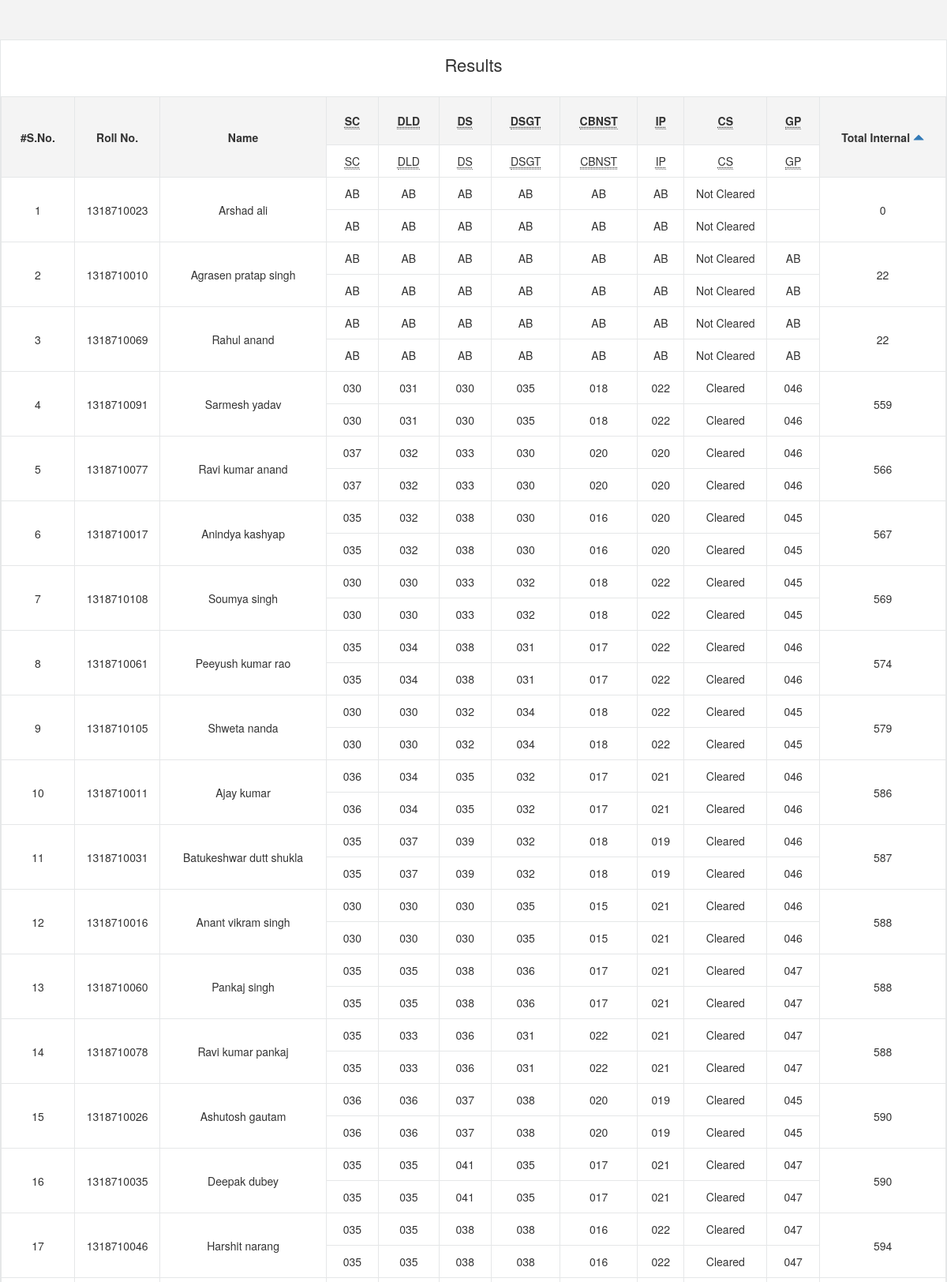
Page /result/internals/0 (upper part) on the committed database.
### result/models.py (models this page shows, shortened)
class Student(models.Model):
	image_url = models.CharField(max_length=50,blank=True) ##without base_addr
	name = models.CharField(max_length=50,blank=True)
	father_name = models.CharField(max_length=50,blank=True)
	roll_no = models.CharField(max_length=10,blank=True)
	student_status = models.CharField(max_length=50,blank=True)
	course_code = models.IntegerField()  ## extra table for mapping course_code -> course_name
	institution_code = models.IntegerField() ## mapping needed
	noe031i = models.CharField(max_length=3)
	noe031e = models.CharField(max_length=3)
	nec309i = models.CharField(max_length=3)
	nec309e = models.CharField(max_length=3)
	ncs301i = models.CharField(max_length=3)
	ncs301e = models.CharField(max_length=3)
	ncs302i = models.CharField(max_length=3)
	ncs302e = models.CharField(max_length=3)
	ncs303i = models.CharField(max_length=3)
	ncs303e = models.CharField(max_length=3)
	nhu301i = models.CharField(max_length=3)
	nhu301e = models.CharField(max_length=3)
	nhu402i = models.CharField(max_length=3)
	nhu402e = models.CharField(max_length=3)
	nas401i = models.CharField(max_length=3)
	nas401e = models.CharField(max_length=3)
	ncs401i = models.CharField(max_length=3)
	ncs401e = models.CharField(max_length=3)
	ncs402i = models.CharField(max_length=3)
	ncs402e = models.CharField(max_length=3)
	ncs403i = models.CharField(max_length=3)
	ncs403e = models.CharField(max_length=3)
	nec409i = models.CharField(max_length=3)
	nec409e = models.CharField(max_length=3)
	nec359pi = models.CharField(max_length=3)
	nec359pe = models.CharField(max_length=3)
	ncs351pi = models.CharField(max_length=3)
	ncs351pe = models.CharField(max_length=3)
	ncs353pi = models.CharField(max_length=3)
	ncs353pe = models.CharField(max_length=3)
	ncs355pi = models.CharField(max_length=3)
	ncs355pe = models.CharField(max_length=3)
	nec459pi = models.CharField(max_length=3)
	nec459pe = models.CharField(max_length=3)
	ncs451pi = models.CharField(max_length=3)
	ncs451pe = models.CharField(max_length=3)
	ncs453pi = models.CharField(max_length=3)
	ncs453pe = models.CharField(max_length=3)
	ncs455pi = models.CharField(max_length=3)
	ncs455pe = models.CharField(max_length=3)
	gp301 = models.CharField(max_length=3)
	gp401 = models.CharField(max_length=3)
	hvp = models.CharField(max_length=10)
	cs = models.CharField(max_length=10)
	result_status = models.CharField(max_length=200)
	cop = models.CharField(max_length=200,blank=True)
	total_internal_odd_sem = models.IntegerField(default=0)
	total_external_odd_sem = models.IntegerField(default=0)
	total_marks_odd_sem = models.IntegerField(default=0)
	total_internal_even_sem = models.IntegerField(default=0)
	total_external_even_sem = models.IntegerField(default=0)
	total_marks_even_sem = models.IntegerField(default=0)
	total_internal = models.IntegerField(default=0)
	total_external = models.IntegerField(default=0)
	total_marks = models.IntegerField(default=0)

### result/views.py (the view)
# urls.py: url(r'^internals/(?P<order>[0-9]+)$',views.by_internal_marks,name="internals"),
def by_internal_marks(request,order='1'):
	if order == '1':
		students = Student.objects.order_by('-total_internal')
	else:
		students = Student.objects.order_by('total_internal')
	return render(request,"result/by_internal_marks.html",{'students':students,'order':order})

### result/templates/result/by_internal_marks.html
{% extends 'result/base.html' %}
{% block content %}
<div class="wrapper">
			<p id="rslt">Results</p>
<table class="tbl">
	<tr id="first">
		<td rowspan="2"> #S.No. </td>
		<td rowspan="2">Roll No.</td>
		<td rowspan="2">Name</td>
		<td><abbr title="Soft Computing">SC</abbr></td>
		<td><abbr title="Digital Logic  Design">DLD</abbr></td>
		<td><abbr title="Data Structures Using C">DS</abbr></td>
		<td><abbr title="Discrete Structures and Graph Theory">DSGT</abbr></td>
		<td><abbr title="Computer Based Numerical Techniques">CBNST</abbr></td>
		<td><abbr title="Industrial Psychology">IP</abbr></td>
		<td><abbr title="Cyber Security">CS</abbr></td>
		<td><abbr title="General Proficiency">GP</abbr></td>
		<td rowspan="2">Total Internal {% if order == '1' %} <a href="{% url 'internals' '0' %}" ><span class="glyphicon glyphicon-triangle-bottom"></span> </a> {% else %} <a href="{% url 'internals' '1' %}"> <span class="glyphicon glyphicon-triangle-top"></span></a>{% endif %}</td>
	</tr>
	<tr>
			<td><abbr title="Soft Computing">SC</abbr></td>
		<td><abbr title="Digital Logic  Design">DLD</abbr></td>
		<td><abbr title="Data Structures Using C">DS</abbr></td>
		<td><abbr title="Discrete Structures and Graph Theory">DSGT</abbr></td>
		<td><abbr title="Computer Based Numerical Techniques">CBNST</abbr></td>
		<td><abbr title="Industrial Psychology">IP</abbr></td>
		<td><abbr title="Cyber Security">CS</abbr></td>
		<td><abbr title="General Proficiency">GP</abbr></td>
	</tr>
	{% for student in students%}
	<tr>
		<td rowspan="2">{{forloop.counter}}</td>
		<td rowspan="2">{{student.roll_no}}</td>
		<td rowspan="2">{{student.name.capitalize}}</td>
		<td>{{student.noe031i}}</td>
		<td>{{student.nec309i}}</td>
		<td>{{student.ncs301i}}</td>
		<td>{{student.ncs302i}}</td>
		<td>{{student.ncs303i}}</td>
		<td>{{student.nhu301i}}</td>
		<td>{{student.cs}}</td>
		<td>{{student.gp301}}</td>
		<td rowspan="2">{{student.total_internal}}</td>
</tr>
		<tr>
<td>{{student.noe031i}}</td>
		<td>{{student.nec309i}}</td>
		<td>{{student.ncs301i}}</td>
		<td>{{student.ncs302i}}</td>
		<td>{{student.ncs303i}}</td>
		<td>{{student.nhu301i}}</td>
		<td>{{student.cs}}</td>
		<td>{{student.gp301}}</td>
	</tr>
	{% endfor %}
</table>
</div>
{% endblock %}

### result/static/css/main.css (style rules this page uses)
body { font-size:14px; background-color:rgb(243,243,243); }
#rslt { padding-top:150px; font-weight:lighter; padding-top:10px; text-align:center; font-size:22px; padding:15px; }
.wrapper { border:1px solid rgb(229,231,232); width:100%; margin:auto; margin-top:50px; background-color:white; box-shadow:10px 10px 5px black text-align:center; }
.tbl { width:100%; border-collapse:collapse; }
tr:nth-child(1) { font-weight:650; background-color:rgb(244,244,244); }
tr:nth-child(1)>td { padding: 20px; text-align:center; }
.tbl td { border:1px solid rgb(229,231,232); text-align:center; padding:10px; }
a { text-decoration:none; }

### rows in the picture
Student: roll_no "1318710023", name "Arshad ali", noe031i "AB", nec309i "AB", ncs301i "AB", ncs302i "AB", ncs303i "AB", nhu301i "AB", cs "Not Cleared", total_internal "0"
Student: roll_no "1318710010", name "Agrasen pratap singh", noe031i "AB", nec309i "AB", ncs301i "AB", ncs302i "AB", ncs303i "AB", nhu301i "AB", cs "Not Cleared", gp301 "AB", total_internal "22"
Student: roll_no "1318710069", name "Rahul anand", noe031i "AB", nec309i "AB", ncs301i "AB", ncs302i "AB", ncs303i "AB", nhu301i "AB", cs "Not Cleared", gp301 "AB", total_internal "22"
Student: roll_no "1318710091", name "Sarmesh yadav", noe031i "030", nec309i "031", ncs301i "030", ncs302i "035", ncs303i "018", nhu301i "022", cs "Cleared", gp301 "046", total_internal "559"
Student: roll_no "1318710077", name "Ravi kumar anand", noe031i "037", nec309i "032", ncs301i "033", ncs302i "030", ncs303i "020", nhu301i "020", cs "Cleared", gp301 "046", total_internal "566"
Student: roll_no "1318710017", name "Anindya kashyap", noe031i "035", nec309i "032", ncs301i "038", ncs302i "030", ncs303i "016", nhu301i "020", cs "Cleared", gp301 "045", total_internal "567"
Student: roll_no "1318710108", name "Soumya singh", noe031i "030", nec309i "030", ncs301i "033", ncs302i "032", ncs303i "018", nhu301i "022", cs "Cleared", gp301 "045", total_internal "569"
Student: roll_no "1318710061", name "Peeyush kumar rao", noe031i "035", nec309i "034", ncs301i "038", ncs302i "031", ncs303i "017", nhu301i "022", cs "Cleared", gp301 "046", total_internal "574"
Student: roll_no "1318710105", name "Shweta nanda", noe031i "030", nec309i "030", ncs301i "032", ncs302i "034", ncs303i "018", nhu301i "022", cs "Cleared", gp301 "045", total_internal "579"
Student: roll_no "1318710011", name "Ajay kumar", noe031i "036", nec309i "034", ncs301i "035", ncs302i "032", ncs303i "017", nhu301i "021", cs "Cleared", gp301 "046", total_internal "586"
Student: roll_no "1318710031", name "Batukeshwar dutt shukla", noe031i "035", nec309i "037", ncs301i "039", ncs302i "032", ncs303i "018", nhu301i "019", cs "Cleared", gp301 "046", total_internal "587"
Student: roll_no "1318710016", name "Anant vikram singh", noe031i "030", nec309i "030", ncs301i "030", ncs302i "035", ncs303i "015", nhu301i "021", cs "Cleared", gp301 "046", total_internal "588"
Student: roll_no "1318710060", name "Pankaj singh", noe031i "035", nec309i "035", ncs301i "038", ncs302i "036", ncs303i "017", nhu301i "021", cs "Cleared", gp301 "047", total_internal "588"
Student: roll_no "1318710078", name "Ravi kumar pankaj", noe031i "035", nec309i "033", ncs301i "036", ncs302i "031", ncs303i "022", nhu301i "021", cs "Cleared", gp301 "047", total_internal "588"
Student: roll_no "1318710026", name "Ashutosh gautam", noe031i "036", nec309i "036", ncs301i "037", ncs302i "038", ncs303i "020", nhu301i "019", cs "Cleared", gp301 "045", total_internal "590"
Student: roll_no "1318710035", name "Deepak dubey", noe031i "035", nec309i "035", ncs301i "041", ncs302i "035", ncs303i "017", nhu301i "021", cs "Cleared", gp301 "047", total_internal "590"
Student: roll_no "1318710046", name "Harshit narang", noe031i "035", nec309i "035", ncs301i "038", ncs302i "038", ncs303i "016", nhu301i "022", cs "Cleared", gp301 "047", total_internal "594"
